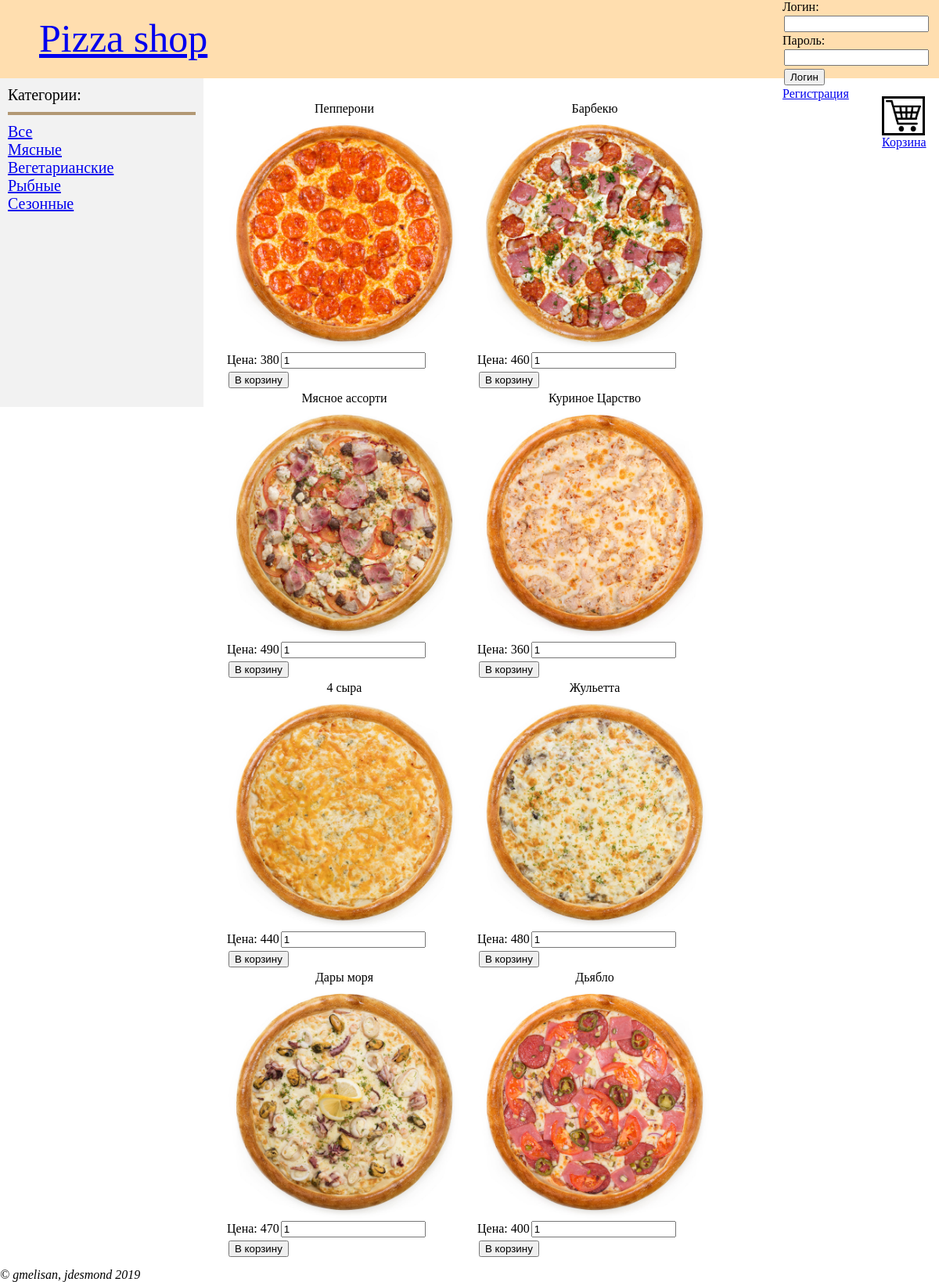
The page / on the database its author committed.
### tables this page shows
CREATE TABLE `categories` (
  `id` int(4) NOT NULL,
  `name` varchar(32) NOT NULL
);

CREATE TABLE `articles` (
  `id` int(4) NOT NULL,
  `name` varchar(128) NOT NULL,
  `pic` varchar(1024) NOT NULL,
  `price` int(4) NOT NULL
);

### show_items.php (the view, shortened to what this page needs)
<?php
function show_item($ent) {
    echo '<div class="item">';
    echo '<center>'.$ent[1].'</center>';
    echo '<img src="images/'.$ent[2].'" title="'.$ent[1].'" alt="'.$ent[1].'">';
    echo '<form action="add_to_basket.php" method="post">';
    echo 'Цена: '.$ent[3];
	echo '<input type="number" name="count" value="1" width="20">';
	echo '<input type="submit" value="В корзину">';
    echo '</form>';
    echo '</div>';
}
function get_catname($mysqli, $id) {
    $query = "SELECT * FROM categories WHERE id='$id';";
    $res = mysqli_fetch_all(mysqli_query($mysqli, $query));
    return ($res[0][1]);
}
function get_cats_for($mysqli, $id) {
    $query = "SELECT * FROM cat_list where article_id='$id'";
    $cat_list = mysqli_fetch_all(mysqli_query($mysqli, $query));
    $result = array();
    foreach ($cat_list as $cl) {
        array_push($result, get_catname($mysqli, $cl[0]));
    }
    return $result;
}
function show_items() {
    include("config.php");
    $mysqli = mysqli_connect($host, $user, $pass, $dbname, $port, $socket);
    $query = "SELECT * FROM articles;";
    $res = mysqli_fetch_all(mysqli_query($mysqli, $query));
    foreach ($res as $ent) {
        $cat = get_cats_for($mysqli, $ent[0]);
        if (!isset($_GET["cat"]))
            show_item($ent);
        else {
            if (in_array($_GET["cat"], $cat))
                show_item($ent);
        }
    }
}

### index.php (shortened to what this page needs)
<?php
include("show_categories.php");
include("show_items.php");
?>
<html>
  <head>
	<link rel="stylesheet" type="text/css" href="style.css">
  </head>
  <body>
	<div class="header">
	  <div class="shopname">
		<a href="index.php"> Pizza shop </a>
	  </div>
	  <div class="loginzone">
	  </div>
	</div>
	<div class="center">
	  <div class="left">
		Категории:
		<br>
		<hr>
		<a href="index.php"> Все </a>
		<br>
		<?php show_categories(); ?>
	  </div>
	  <div class="content">
		<div class="basket">
		  <a href="basket.php">
			<img class="basketimg" src="images/basket.png">
			Корзина <?php basket_total_price();?>
		  </a>
		</div>
		<?php show_items(); ?>
	  </div>
	</div>
	<div class="footer">
	   <i> &copy; gmelisan, jdesmond 2019 </i>
	</div>
  </body>
</html>

### show_categories.php (shortened to what this page needs)
<?php
function show_one_cat($str) {
    $cat = array("cat" => $str);
    $query = http_build_query($cat);
    echo "<a href=index.php?$query> $str </a>";
    echo "<br>";
}
function show_categories() {
    include("config.php");
    $mysqli = mysqli_connect($host, $user, $pass, $dbname, $port, $socket);
    $query = "SELECT * FROM categories;";
    $res = mysqli_fetch_all(mysqli_query($mysqli, $query));
    foreach ($res as $ent) {
        show_one_cat($ent[1]);
    }
}
?>

### style.css (style rules this page uses)
body { margin: 0; }
div.header { background-color: #ffdeaf; height: 100px; min-width: 550px; }
div.shopname { font-family: Herculanum; font-size: 50px; padding-left: 50px; padding-top: 20px; float: left; }
div.loginzone { display: inline-block; width: 200px; height: 70px; float: right; }
input { margin: 2px; }
div.center { height: 100%; min-width: 1200px; }
div.left { display: inline-block; float: left; background-color: #f2f2f2; ; width: 20%; height: 400px; font-size: 20px; padding: 10px; min-width: 180px; }
div.content { display: inline-block; width: 75%; float: left; padding: 20px; }
div.basket { display: inline-block; float: right; padding: 3px; width: 50px; }
img.basketimg { margin: auto; padding: 2px; width: 45px; height: 40px; border: 3px solid black; }
hr { border: 2px solid #b29874; }
div.item { display: inline-block; width: 300px; height: 350px; margin: 10px; }
div.item img { width: 300px; height: 300px; text-aligin: center; }

### rows shown on the page
categories: name "Мясные"
categories: name "Вегетарианские"
categories: name "Рыбные"
categories: name "Сезонные"
articles: name "Пепперони", pic (picture), price "380"
articles: name "Барбекю", pic (picture), price "460"
articles: name "Мясное ассорти", pic (picture), price "490"
articles: name "Куриное Царство", pic (picture), price "360"
articles: name "4 сыра", pic (picture), price "440"
articles: name "Жульетта", pic (picture), price "480"
articles: name "Дары моря", pic (picture), price "470"
articles: name "Дьябло", pic (picture), price "400"
